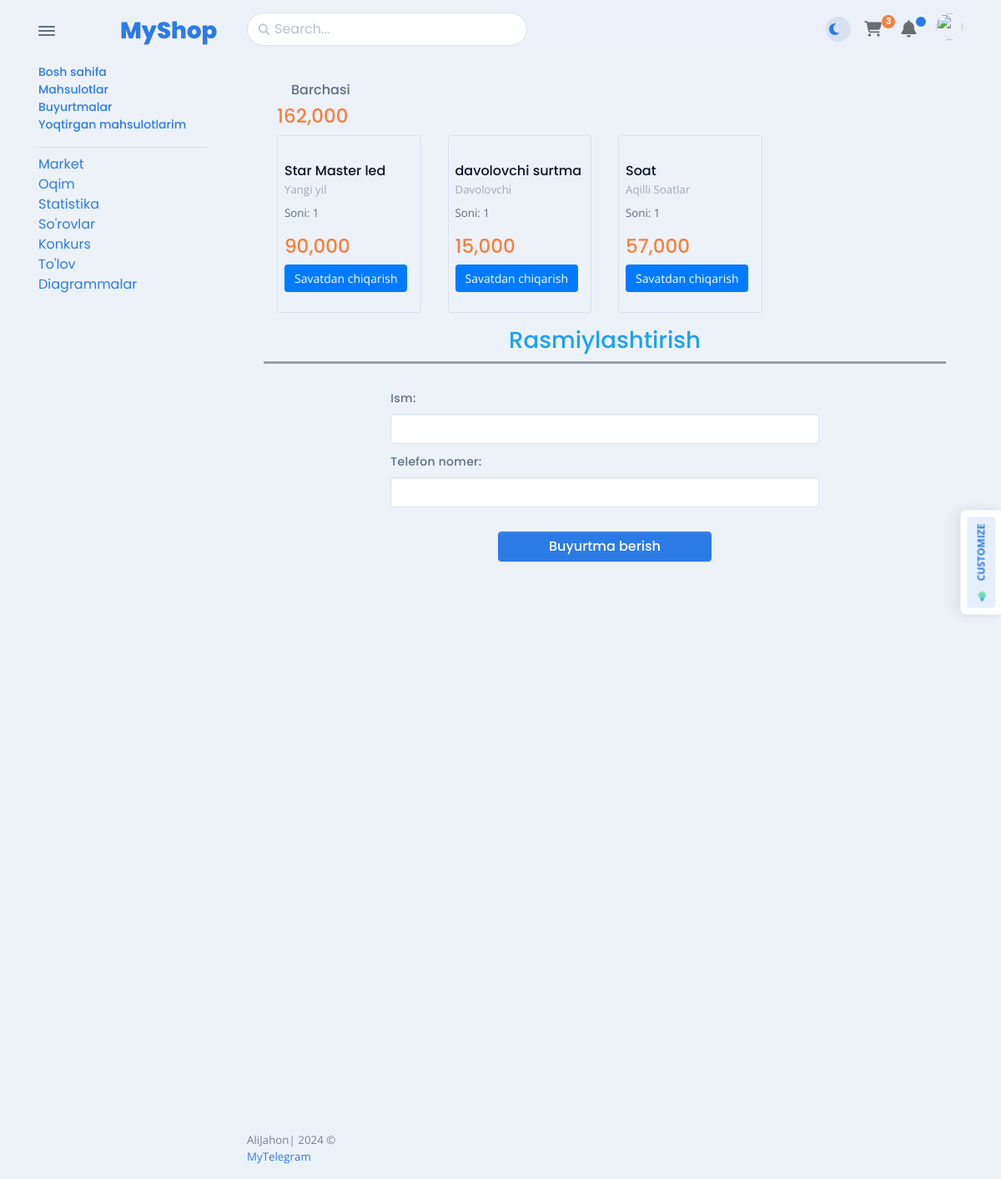
/wishlist (signed in), run on the app's committed database.
### apps/models.py (models this page shows, shortened)
class Wishlist(Model):
    user = ForeignKey(User, on_delete=CASCADE, related_name='wishlist')
    product = ForeignKey('Product', on_delete=CASCADE, related_name='wishlisted_by')
    added_at = DateTimeField(auto_now_add=True)
    quantity = SmallIntegerField(default=1)

class Product(Model):
    name = CharField(max_length=50)
    description = CharField(max_length=500)
    price = DecimalField(max_digits=9, decimal_places=2)
    image = ImageField(upload_to='products/')
    slug = SlugField(unique=True)
    category = ForeignKey('apps.Category', on_delete=SET_NULL, null=True, blank=True, related_name='products')
    liked_by_users = ManyToManyField('apps.User', related_name='liked_products', blank=True)
    reserve = SmallIntegerField(default=1)
    discount = SmallIntegerField(default=0)

class Category(Model):
    image = ImageField(upload_to='categories/')
    name = CharField(max_length=50)
    slug = SlugField(unique=True)

### apps/views.py (the view)
# urls.py: path('wishlist', views.WishListView.as_view(), name='wishlist'),
class WishListView(ListView):
    template_name = 'apps/product/wishlist.html'
    model = Wishlist
    context_object_name = 'wishlists'
    def get_queryset(self):
        return Wishlist.objects.filter(user_id=self.request.user.id)
    def get_context_data(self, **kwargs):
        context = super().get_context_data(**kwargs)
        context['wishlist_count'] = Wishlist.objects.filter(user_id=self.request.user.id).count()
        wishlist_items = Wishlist.objects.filter(user_id=self.request.user.id)
        total_sum = sum(item.product.price * item.quantity for item in wishlist_items)
        context['total_sum'] = total_sum or 0
        if context['total_sum'] == 0:
            context['free'] = True
        return context

### templates/apps/product/wishlist.html (shortened to what this page needs)
{% extends 'apps/base_include/base.html' %}
{% load humanize %}
{% block main %}
    <div class="card-body">
        <div class="container border-bottom-4">
            <div class="header_tab_menu ">
                <div class="header_menu active" style="overflow: auto">
                    <a href="{% url 'favorite_products' slug='barchasi' %}"
                       class="btn btn-default {% if current_category == 'barchasi' %}active{% endif %}">
                        Barchasi
                    </a>
                </div>
                <h5 class="fs-md-2 text-warning mb-0 d-flex align-items-center mb-2"> {{ total_sum|floatformat:0|intcomma }}</h5>
            </div>
        </div>
        <div class="container" id="productsList">
            <div class="content_grid">
                <div class="row">
                    {% for wishlist in wishlists %}
                        <div class="col-12 col-sm-6 col-md-4 col-lg-3 mb-3">
                            <div class="border rounded-1 d-flex flex-column justify-content-between pb-3">
                                <div class="overflow-hidden">
                                    <div class="position-relative rounded-top overflow-hidden">
                                        <a class="d-block" href="{% url 'product_detail' slug=wishlist.product.slug %}">
                                        </a>
                                    </div>
                                    <div class="p-2">
                                        <h5 class="fs-0">
                                            <a class="text-dark" href="/product-detail/oyoq-kiyim-uchun-maxsus-shkaf">
                                                {{ wishlist.product.name }}
                                            </a>
                                        </h5>
                                        <p class="fs--1 mb-2">
                                            <a class="text-500" href="/category/uy-uchun">
                                                {{ wishlist.product.category.name }}
                                            </a>
                                        </p>
                                        <p class="fs--1 mb-3">Soni: {{ wishlist.quantity }}</p>
                                        <h5 class="fs-md-2 text-warning mb-0 d-flex align-items-center mb-2">
                                            {{ wishlist.product.price|floatformat:0|intcomma }}
                                        </h5>
                                        <div>
                                            <a href="{% url 'remove_from_wishlist' id=wishlist.id %}" class="btn-remove">
                                                Savatdan chiqarish
                                            </a>
                                        </div>
                                    </div>
                                </div>
                            </div>
                        </div>
                    {% endfor %}
                    {% if wishlists %}
                        <h3 style="text-align: center; color: #1da1f2">Rasmiylashtirish</h3>
                        <hr class="mb-4 navbar-vertical-divider" style="height: 3px; background-color: #959ea9; border: none;">
                        <div class="col-lg-8 mx-auto">
                            <form method="post" action="{% url 'wishlist_order' %}">
                                <div class="mb-2">
                                    <label class="form-label" for="formGroupNameInput">Ism:</label>
                                    <input class="form-control" name="full_name" id="formGroupNameInput" type="text" required>
                                </div>
                                <div class="mb-4">
                                    <label class="form-label" for="phone-mask">Telefon nomer:</label>
                                    <input class="form-control" id="phone-mask" name="phone_number" type="text" required>
                                </div>
                                <div class="d-grid gap-2 col-6 mx-auto" style="margin-top: 20px;">
                                    <button class="btn btn-primary" type="submit">Buyurtma berish</button>
                                </div>
                            </form>
                        </div>
                    {% endif %}
                </div>
            </div>
        </div>
    </div>
{% endblock %}

### templates/apps/base_include/base.html (style rules this page uses)
a { display: flex; align-items: center; text-decoration: none; }

### templates/apps/product/wishlist.html (style rules this page uses)
.btn-remove { display: inline-block; background-color: #007BFF; color: #FFFFFF; text-decoration: none; padding: 6px 12px; font-size: 14px; border-radius: 4px; border: none; outline: none; cursor: pointer; transition: background-color 0.3s ease; }

### data on the page
Wishlist: product.name "Star Master led", product.category.name "Yangi yil", quantity "1", product.price "90,000"
Wishlist: product.name "davolovchi surtma", product.category.name "Davolovchi", quantity "1", product.price "15,000"
Wishlist: product.name "Soat", product.category.name "Aqilli Soatlar", quantity "1", product.price "57,000"

### other printed values
{{ wishlist_count }} "3"
{{ total_sum|floatformat:0|intcomma }} "162,000"
